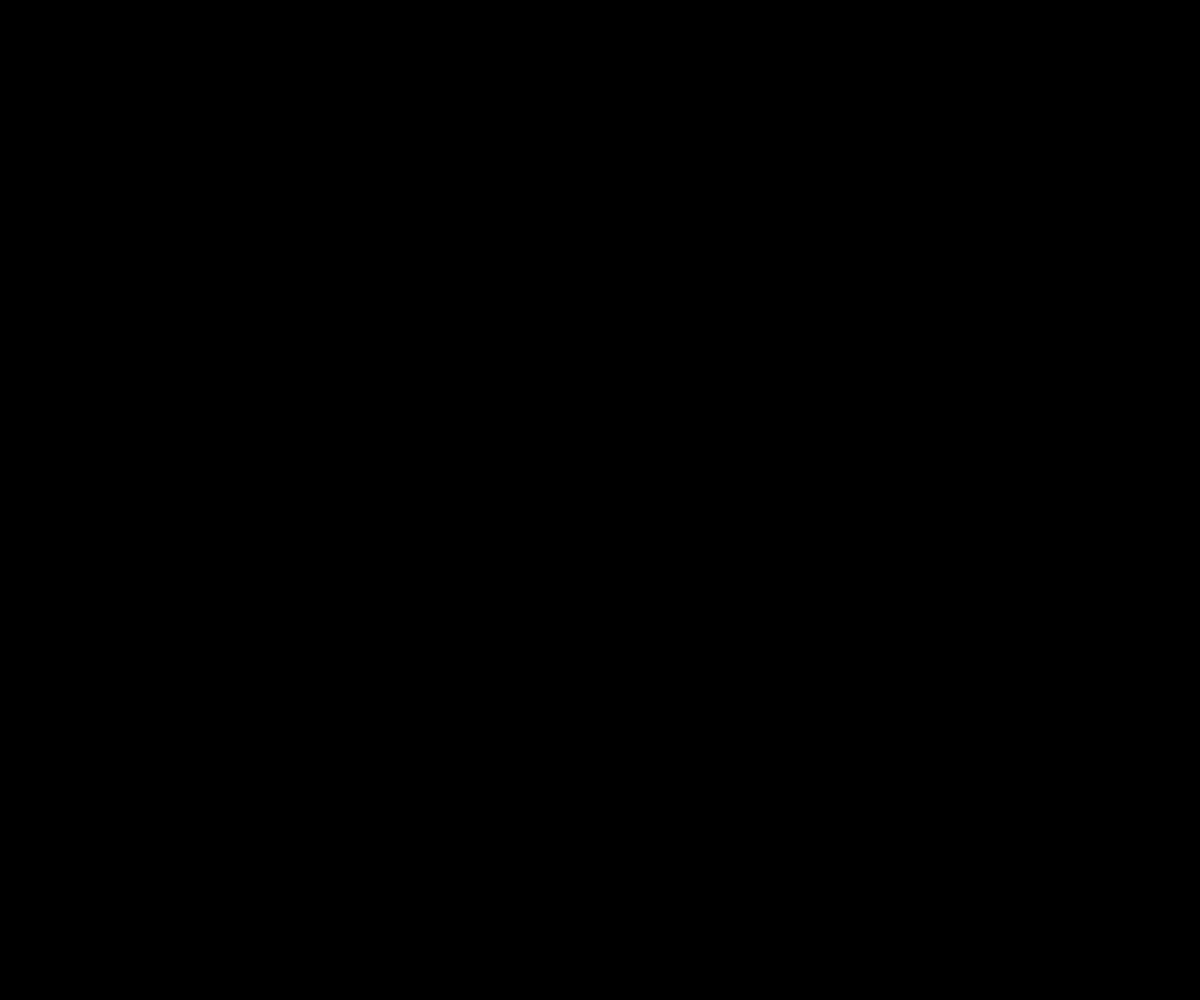
Frame 1 (no input)
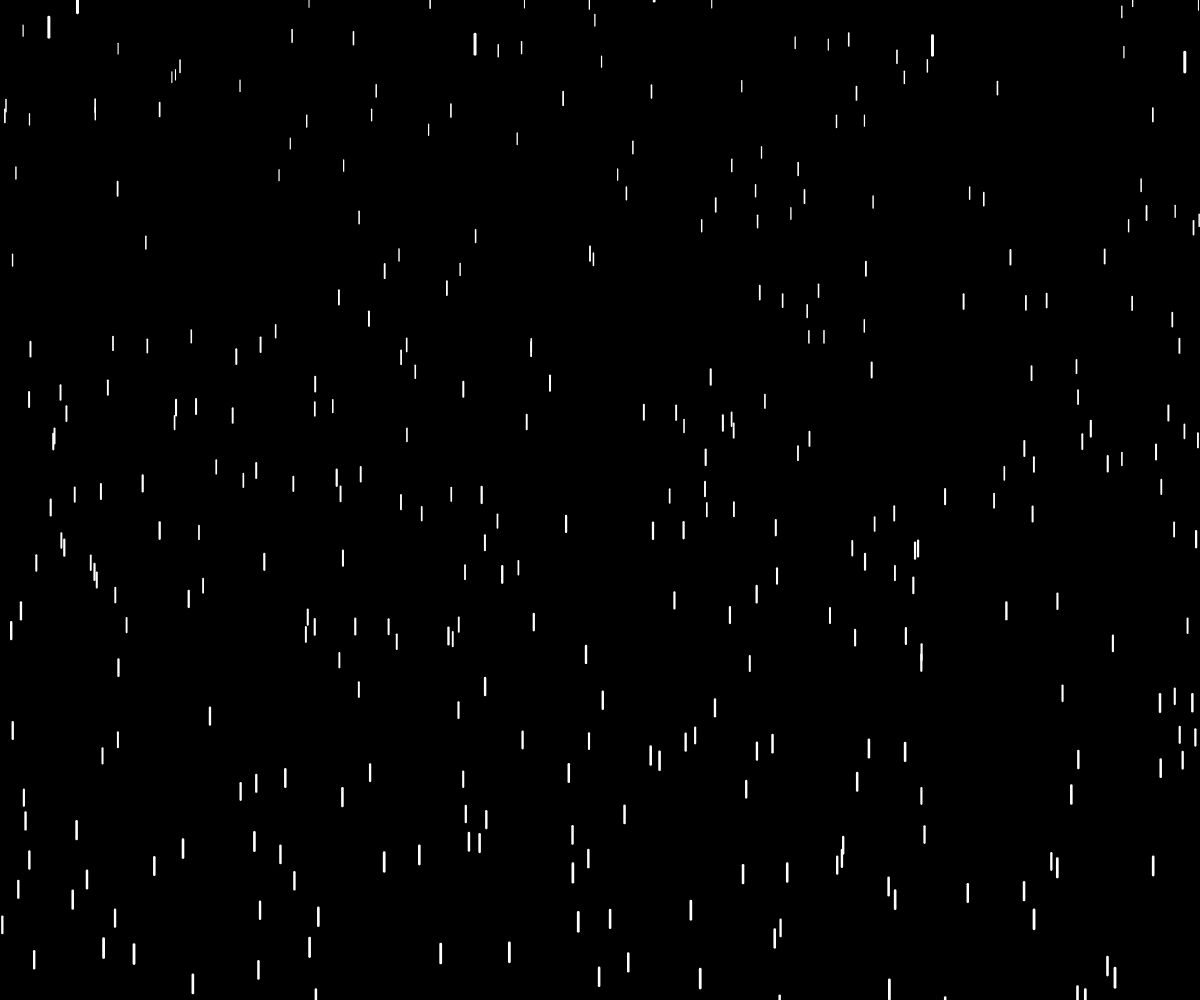
Frame 60 (no input)
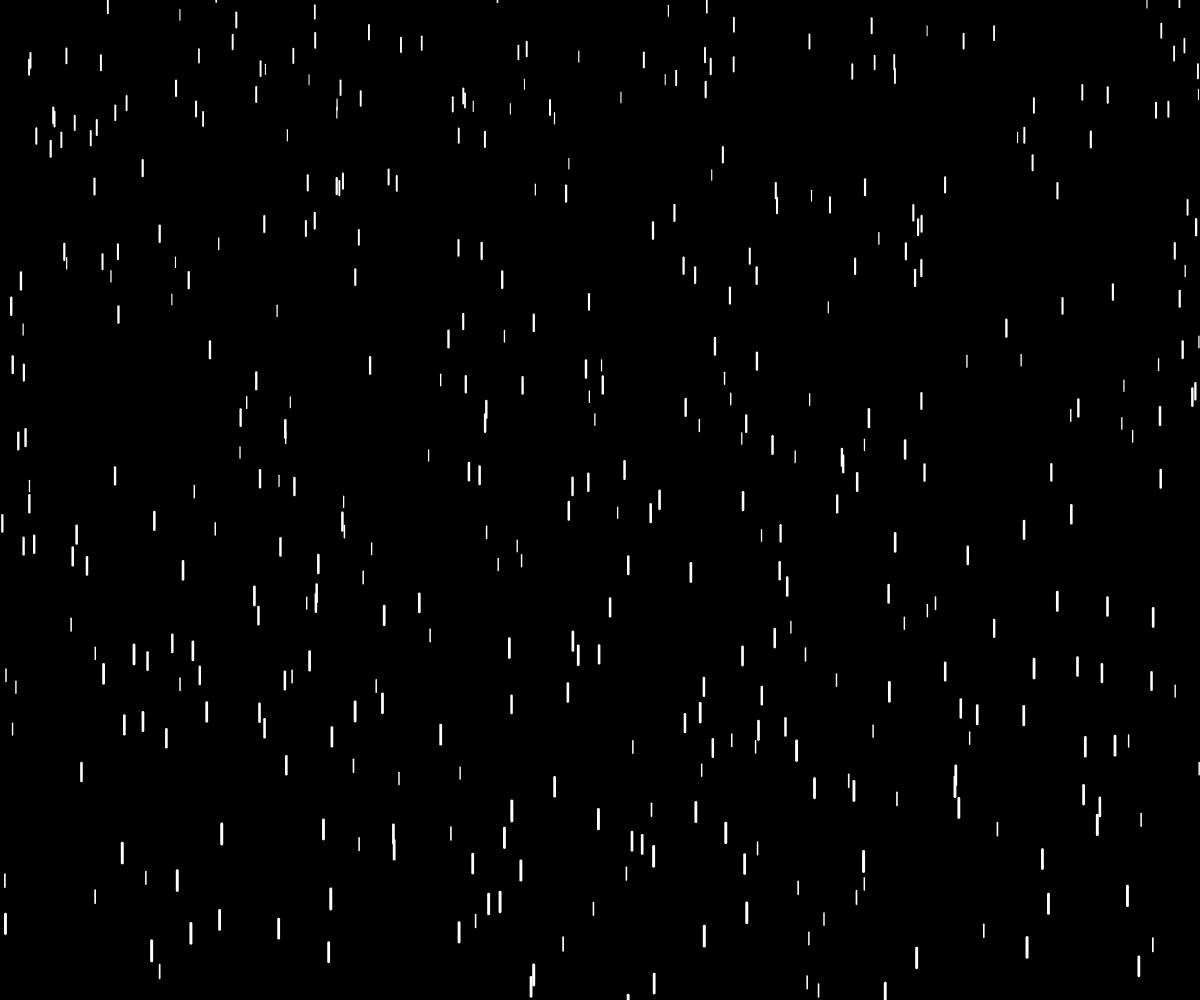
Frame 120 (the mouse pressed at the canvas centre since frame 60)

The p5.js sketch that drew these frames (run headless with seeded random() and noise() and a simulated clock; from frame 60 on, the mouse is pressed at the canvas centre):

// p5.js sketch
// ── sketch.js
let drops = [];

function setup() {
  createCanvas(windowWidth, windowHeight);
  for (let i = 0; i < 500; i++) {
    drops.push(new Drop());
  }
}

function draw() {
  background(0);
  for (let drop of drops) {
    drop.fall();
    drop.show();
  }
}

class Drop {
  constructor() {
    this.x = random(width);
    this.y = random(-500, -50);
    this.z = random(0, 20);
    this.len = map(this.z, 0, 20, 10, 20);
    this.yspeed = map(this.z, 0, 20, 1, 20);
  }

  fall() {
    this.y = this.y + this.yspeed;
    let grav = map(this.z, 0, 20, 0, 0.2);
    this.yspeed = this.yspeed + grav;

    if (this.y > height) {
      this.y = random(-200, -100);
      this.yspeed = map(this.z, 0, 20, 4, 10);
    }
  }

  show() {
    let thick = map(this.z, 0, 20, 1, 3);
    strokeWeight(thick);
    stroke(255);
    line(this.x, this.y, this.x, this.y + this.len);
  }
}
